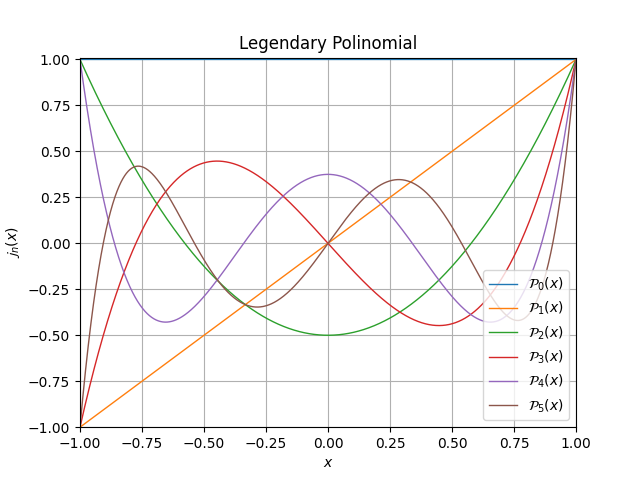

Python code for this plot:
# Write a suitabe program to plot Legendary Polinomial for n=6 within the interval x=-1.0 to +1.0 and y=-1.0 to +1.0
# This program is witten by Sk Salman Parbhage
#Editor: Sublime text 3 || Python 3.6.9 || Numpy: 1.18.0 || Matplotlib: 3.1.2 ||Scipy: 3.1.2
from scipy.special import legendre
import matplotlib.pyplot as plt 
import numpy as np 
min = -1.0
max = 1.0
step = 0.001
for n in range(6):
	pn = legendre(n)
	x = np.arange(min, max+step, step)
	y = pn(x)
	plt.plot(x,y, linewidth=1, linestyle="-", )
plt.legend(('$\mathcal{P}_0(x)$', '$\mathcal{P}_1(x)$', '$\mathcal{P}_2(x)$', '$\mathcal{P}_3(x)$', '$\mathcal{P}_4(x)$', '$\mathcal{P}_5(x)$'), loc = "lower right")
plt.xlabel('$x$')
plt.ylabel('$\mathcal{j}_n(x)$')
plt.xlim(-1.0,1.0)
plt.ylim(-1.0,1.01)
plt.grid('true')
plt.title("Legendary Polinomial")
plt.show()
